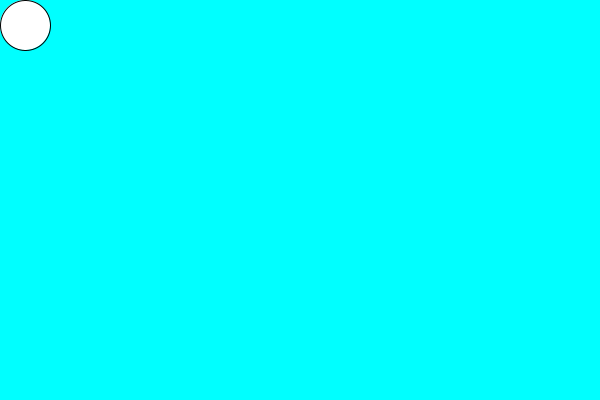
Frame 1 (no input)
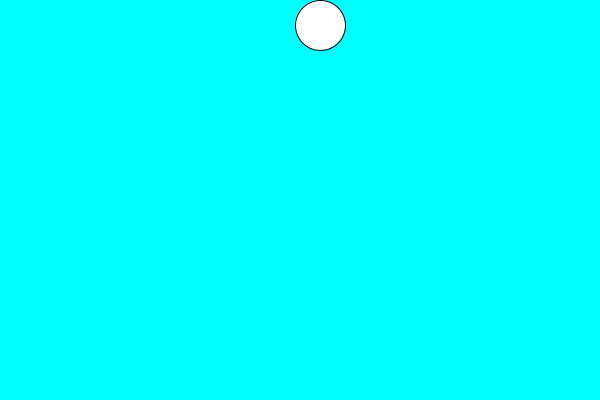
Frame 60 (the mouse pressed at the canvas centre just before this capture)
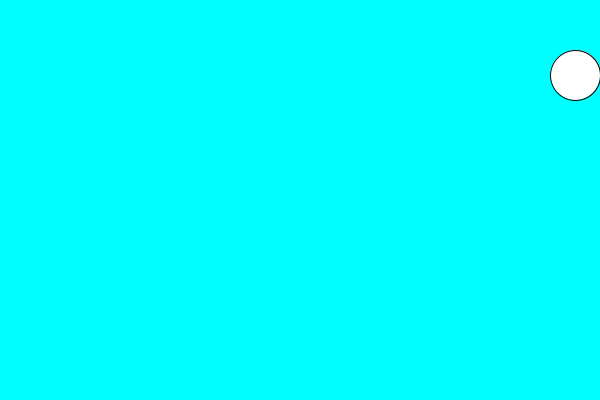
Frame 120 (the mouse held since frame 60 and released just before this capture)

The Processing sketch that drew these frames (run headless with seeded random() and noise(); from frame 60 on, the mouse is pressed at the canvas centre):

// Processing sketch: s00_Circle
// ── s00_Circle.pde
/*
  Author: Omar Elshayeb
  Cite: Worked with Jonathan Fishkin
*/

void setup () {
  
 size (600, 400);
 
}

final int BALL_SIZE = 50;
  int x = BALL_SIZE/2;
  int y = BALL_SIZE/2 ;
  int speedX = 0; 
  int speedY = 0;
  
void draw() {
  
  background(0,255,255);
  ellipse(x,y,50,50);
  
  
  if (y <= BALL_SIZE/2) {
   speedX = 5;
   speedY = 0;
   x = x + speedX;
   
  }
  
  if(x >= width - BALL_SIZE/2){
    speedX = 0;
    speedY = 5;
    y = y + speedY;
  }

  if (y >= height - BALL_SIZE/2) {
  speedY = 0;
  speedX= 5;
  x = x - speedX;
  
  }
  
  if (x <= BALL_SIZE/2){
    speedX = 0;
    speedY = 5;
    y = y - speedY;
  }
}

  
  // (0,0) --> (599,0) --> (599, 399) --> (0,399) --> (0,0)
    
 
